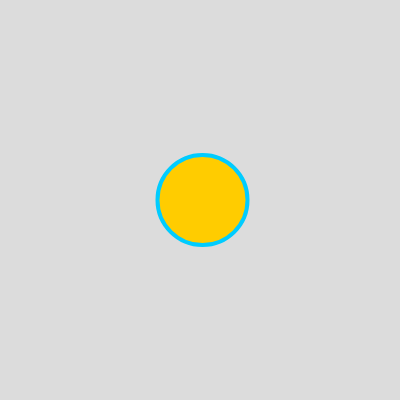
Frame 1 (no input)
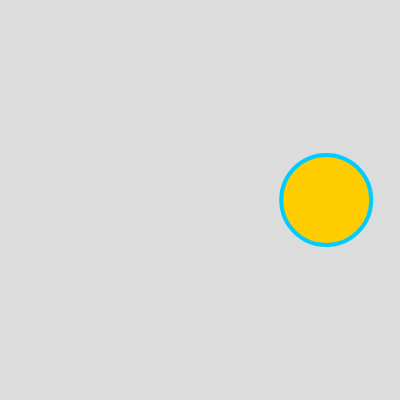
Frame 60 (no input)
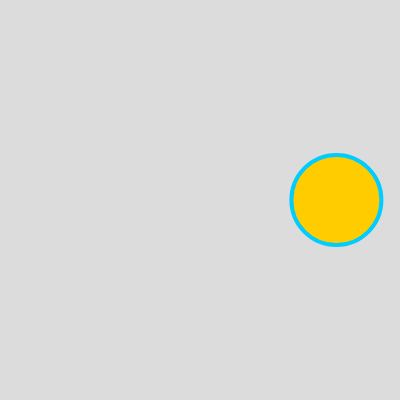
Frame 120 (the mouse pressed at the canvas centre since frame 60)

The p5.js sketch that drew these frames (run headless with seeded random() and noise() and a simulated clock; from frame 60 on, the mouse is pressed at the canvas centre):

// p5.js sketch
// ── sketch.js
let x_coord;

function setup() {
  createCanvas(400, 400);
  // set color of background
  background(220);
  
  // set the fill color of any shapes we draw
  fill(255, 204, 0);
  // set the width of the line around any shape we draw
  strokeWeight(4);
  // set the color of the line around any shape we draw
  stroke(0, 204, 255);
  
  x_coord = 150;
}

function draw() {
  x_coord = sin(millis() / 1000) * 150 + 200;
  background(220);
  ellipse(x_coord, 200, 90, 90);
}
